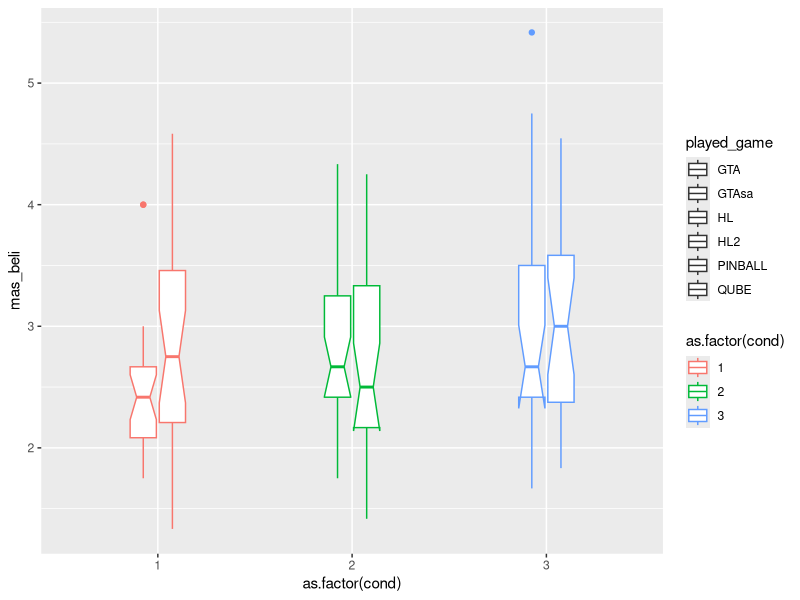
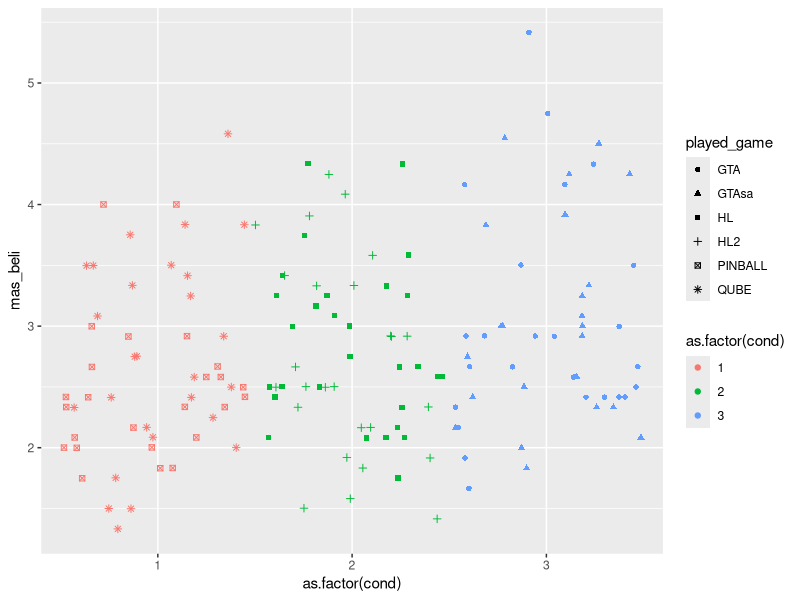
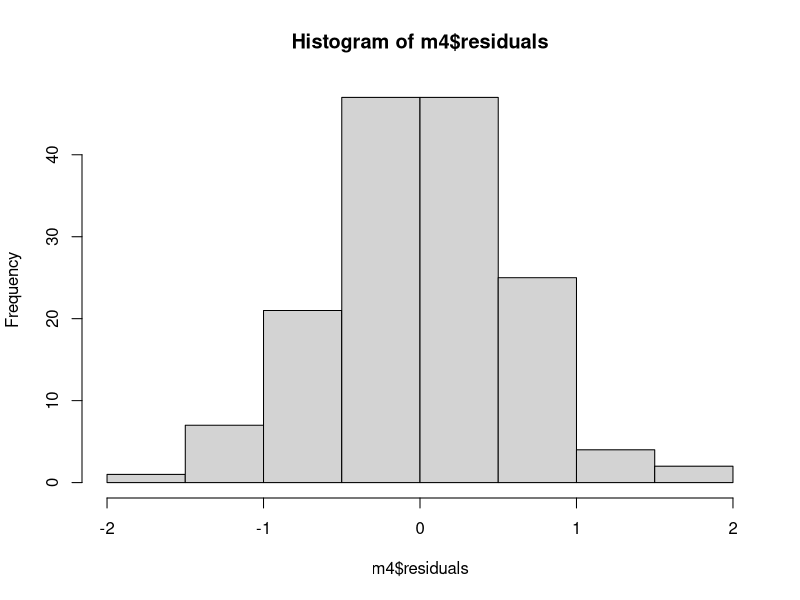
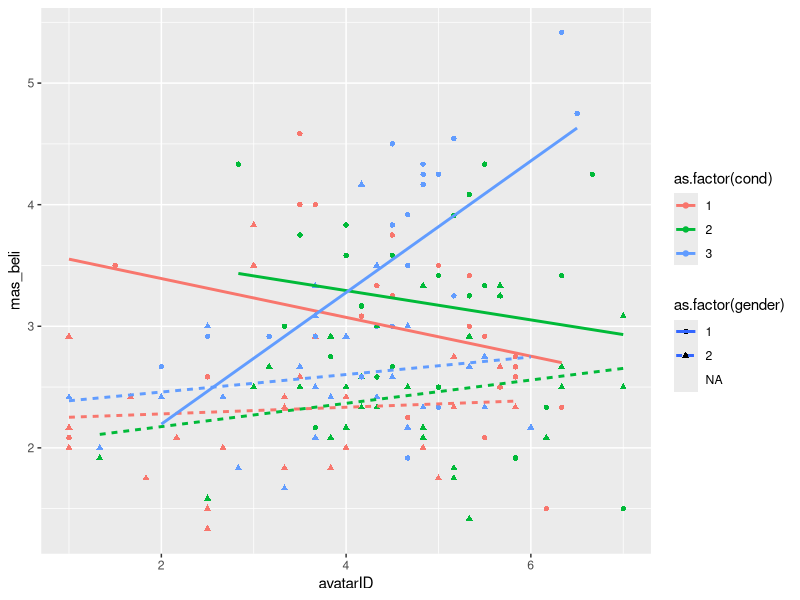
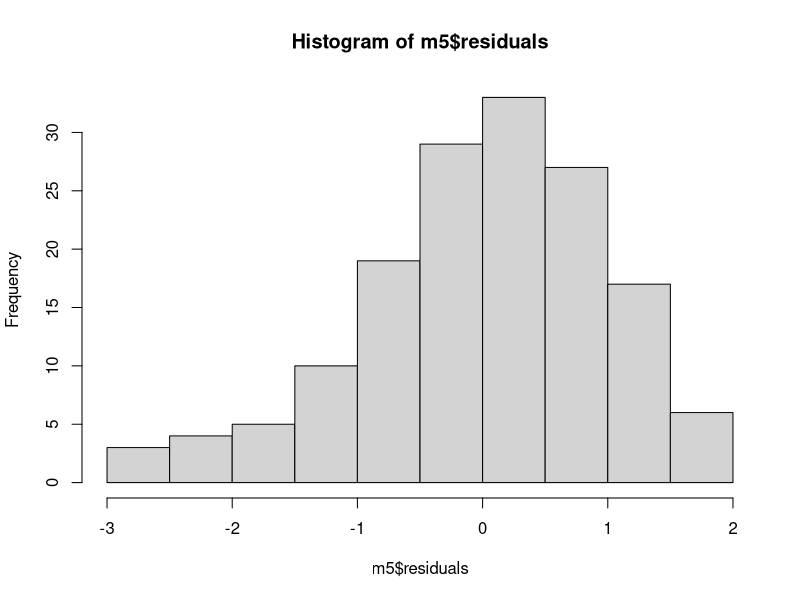
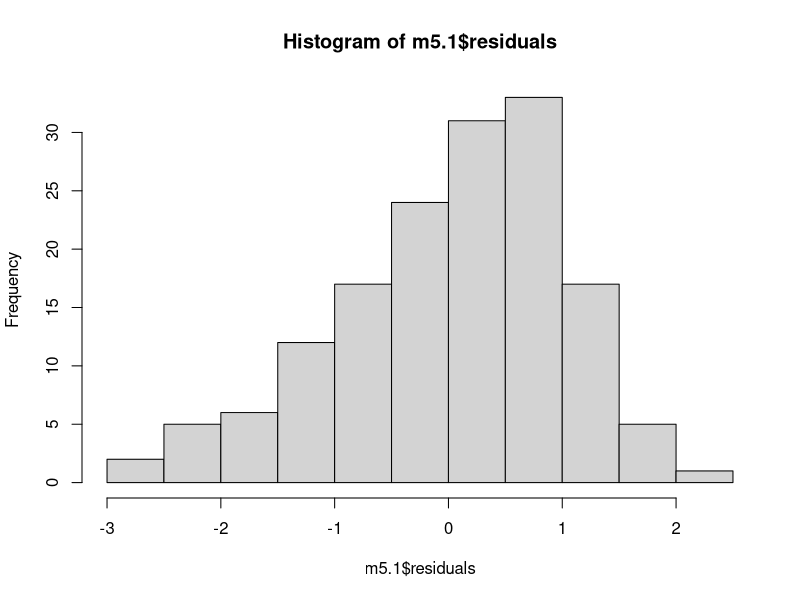
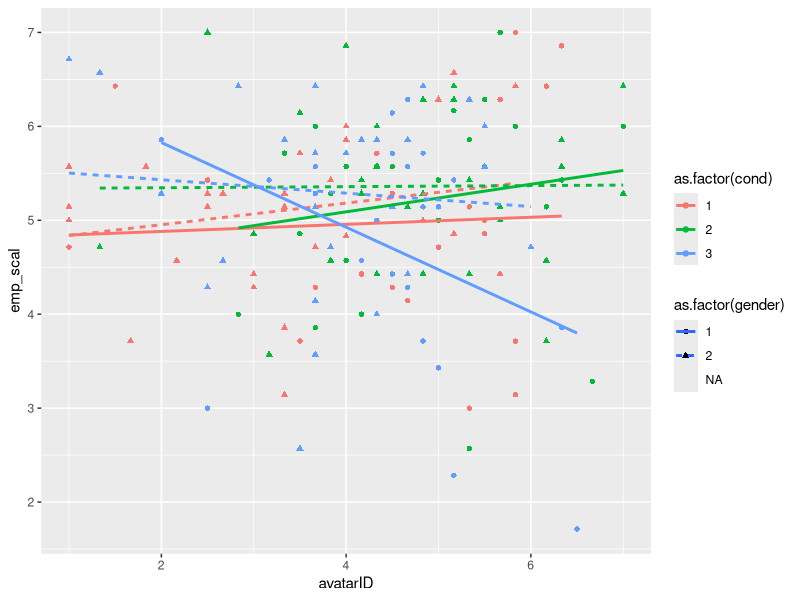
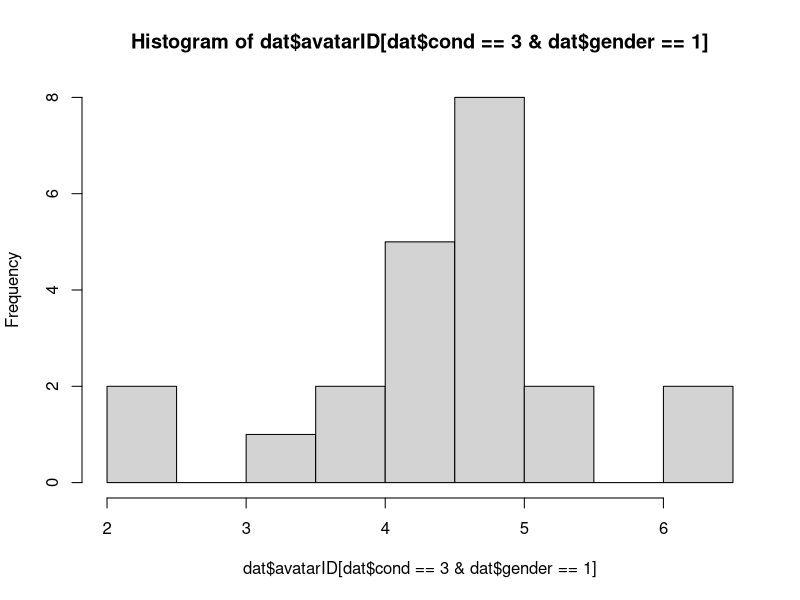

Write the R code that produced these figures, in order. (Note: this script raises an error after producing the figures.)
# re-analysis of Gabbiadini et al. 2016
library(psych)
library(dplyr)
library(ggplot2)
library(lavaan)
library(car)

dat = read.csv("data_set_PLOS.csv")
table(dat$played_game, dat$condition, useNA = 'always')
table(dat$played_game, dat$cond, useNA = 'always')

# Experimental assignment
dat %>% 
  select(played_game:cond) %>% 
  distinct

# Avatar identification
dat %>% 
  select(avatar_id_embodied_presence1:avatar_id_char_empathy4) %>% 
  glimpse

# Masculine beliefs
dat %>% 
  select(MRNI1_aggr:MRNI15_restremotionality) %>% 
  glimpse

# Do these really belong together -- "demonstrate physical prowess" v 
# "use any means to 'convince' a girl to have sex"
dat %>% 
  select(MRNI1_aggr:MRNI15_restremotionality) %>% 
  psych::alpha()
# I guess so.  

# Empathy for victim?
dat %>% 
  select(Empathy_comprensione:Empathy_disinteresseR) %>% 
  glimpse

# Game rating. Was there a Game_rating_involvement1?
dat %>% 
  select(game_rating_involvement2_eccitante:game_rating_involvement3_coinvolgente) %>% 
  glimpse


# Analysis ---
# Effects of game on empathy towards women -- zilch ----
# I'm guessing "emp_scal" is their outcome -- empathy towards female violence victim
dat %>% 
  select(Empathy_comprensione:Empathy_disinteresse) %>% 
  psych::alpha(check.keys = T)

dat %>% 
  select(Empathy_comprensione:Empathy_disinteresse, emp_scal) %>% 
  cor(use = "pairwise") %>% 
  round(3)

m1 = aov(emp_scal ~ as.factor(condition), data = dat)
summary(m1)
TukeyHSD(m1) 

m1.1 = lm(emp_scal ~ cond, data = dat)
summary(m1.1)

tapply(dat$emp_scal, dat$cond, mean, na.rm = T)

# Moderated by gender?
m1.2 = lm(emp_scal ~ condition * as.factor(gender), data = dat)
summary(m1.2)
Anova(m1.2, type = 3) # No

# Get means by gender
tapply(dat$emp_scal, INDEX = list(dat$condition, dat$gender), FUN = mean, na.rm = T)
aov(emp_scal ~ condition, data = dat[dat$gender == 1,]) %>% TukeyHSD()
# No differences even among men

# Effects of game on masculine beliefs ----
# ANOVA
m2 = aov(mas_beli ~ condition, data = dat)
summary(m2)
TukeyHSD(m2) # GTA differs from nonviolent, p = .03

# Linear contrast
m2.1 = lm(mas_beli ~ cond, data = dat)
summary(m2.1)

ggplot(dat, aes(x = as.factor(cond), y = mas_beli, 
                col = as.factor(cond), shape = played_game)) +
  geom_boxplot(width = .3, notch = T)

ggplot(dat, aes(x = as.factor(cond), y = mas_beli, 
                col = as.factor(cond), shape = played_game)) +
  geom_point(position = position_jitter(width = .5))

# Identification with game character ----
# Greatest identification in half-life
m3 = aov(avatarID ~ condition, data = dat)
summary(m3)
TukeyHSD(m3) # HL is greater than GTA, greater than Qube/pinball

# Our predicted 3-way interaction between game, gender, and identification ---
m4 = lm(mas_beli ~ condition*as.factor(gender)*avatarID, data = dat)
summary(m4)
hist(m4$residuals)

ggplot(dat, aes(x = avatarID, y = mas_beli, col = as.factor(cond), 
                lty = as.factor(gender), shape = as.factor(gender))) +
  geom_point() + 
  geom_smooth(method = "lm", se = F)

# Does that 3-way interaction generalize to the primary outcome? ---
m5 = lm(emp_scal ~ as.factor(cond)*as.factor(gender)*avatarID, data = dat)
summary(m5) # No it does not
hist(m5$residuals)
Anova(m5, type = 3)

# Ordinal code?
m5.1 = lm(emp_scal ~ cond*as.factor(gender)*avatarID, data = dat)
summary(m5.1) # Still the answer is no
hist(m5.1$residuals)
Anova(m5.1, type = 3)

ggplot(dat, aes(x = avatarID, y = emp_scal, col = as.factor(cond), 
                lty = as.factor(gender), shape = as.factor(gender))) +
  geom_point() + 
  geom_smooth(method = 'lm', se = F)

# Kinda? But not significantly so.

# So just how many highly-identified violent male gamers are there?
hist(dat$avatarID[dat$cond == 3 & dat$gender == 1], breaks = 7)
sum(dat$avatarID[dat$cond == 3 & dat$gender == 1] > 4) # about 17
length(dat$avatarID[dat$cond == 3 & dat$gender == 1]) # out of 22

ggplot(dat, aes(x = mas_beli, y = emp_scal, col = as.factor(gender))) +
  geom_point() +
  geom_smooth(method = "lm")

# Were these two factors correlated in the control group? Yeah
dat %>% 
  filter(cond == 1) %>% 
  select(gender, mas_beli, emp_scal) %>% 
  cor(use = 'pairwise') %>% 
  round(3)

dat %>% 
  filter(cond == 1) %>% 
  ggplot(aes(x = mas_beli, y = emp_scal, col = as.factor(gender))) +
  geom_point() + 
  geom_smooth(method = "lm")

# Not sure if I'm contrast-coding this correctly
model.check = lm(emp_scal ~ mas_beli * C(as.factor(gender), "contr.treatment"), data = dat, subset = cond == 1)
summary(model.check)

# SEM ----
modelSEM = {
  "emp_scal ~ mas_beli
  mas_beli ~ cond101 + gend_con + avatad_IDcent +
              gender_codxcond101 + avatad_IDcentxgendercod + avatad_IDcentxcond101 +
              avatad_IDcentxgendercodxcond101"
}

model.sem = sem(modelSEM, data = dat)
summary(model.sem)

# How many have mas_beli > 4.29?
dat %>% 
  filter(condition == "GTA", gender == 1) %>% 
  select(mas_beli)

dat %>% 
  filter(condition == "GTA", gender == 1) %>% 
  with(., hist(mas_beli, breaks = c(1, 1.5, 2, 2.5, 3, 3.5, 4, 4.29, 4.5, 5, 5.5, 6), freq = T))
abline(v = 4.29, col = "red", lwd = 2)

dat %>% 
  filter(condition == "GTA", gender == 1) %>% 
  with(., hist(mas_beli), breaks = c(2, 3, 4.29, 6))

dat %>% 
  filter(condition == "GTA", gender == 1) %>% 
  with(., table(mas_beli > 4.29))
  
